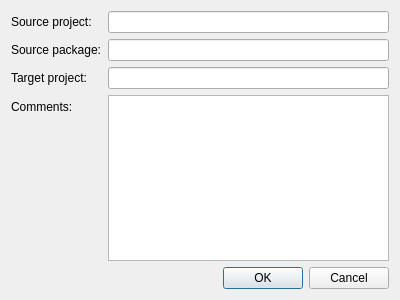
<?xml version="1.0" encoding="UTF-8"?>
<ui version="4.0">
 <class>PackageActionDialog</class>
 <widget class="QDialog" name="PackageActionDialog">
  <property name="geometry">
   <rect>
    <x>0</x>
    <y>0</y>
    <width>400</width>
    <height>300</height>
   </rect>
  </property>
  <property name="windowTitle">
   <string>Unknown action</string>
  </property>
  <layout class="QVBoxLayout" name="verticalLayout">
   <item>
    <layout class="QFormLayout" name="formLayout">
     <item row="0" column="0">
      <widget class="QLabel" name="label">
       <property name="text">
        <string>Source project:</string>
       </property>
      </widget>
     </item>
     <item row="0" column="1">
      <widget class="QLineEdit" name="sourceProjectLineEdit"/>
     </item>
     <item row="1" column="0">
      <widget class="QLabel" name="label_2">
       <property name="text">
        <string>Source package:</string>
       </property>
      </widget>
     </item>
     <item row="1" column="1">
      <widget class="QLineEdit" name="sourcePackageLineEdit"/>
     </item>
     <item row="2" column="0">
      <widget class="QLabel" name="label_3">
       <property name="text">
        <string>Target project:</string>
       </property>
      </widget>
     </item>
     <item row="2" column="1">
      <widget class="QLineEdit" name="targetProjectLineEdit"/>
     </item>
     <item row="3" column="1">
      <widget class="QPlainTextEdit" name="commentPlainTextEdit"/>
     </item>
     <item row="3" column="0">
      <widget class="QLabel" name="label_4">
       <property name="text">
        <string>Comments:</string>
       </property>
      </widget>
     </item>
    </layout>
   </item>
   <item>
    <widget class="QDialogButtonBox" name="buttonBox">
     <property name="orientation">
      <enum>Qt::Horizontal</enum>
     </property>
     <property name="standardButtons">
      <set>QDialogButtonBox::Cancel|QDialogButtonBox::Ok</set>
     </property>
    </widget>
   </item>
  </layout>
 </widget>
 <resources/>
 <connections>
  <connection>
   <sender>buttonBox</sender>
   <signal>rejected()</signal>
   <receiver>PackageActionDialog</receiver>
   <slot>reject()</slot>
   <hints>
    <hint type="sourcelabel">
     <x>316</x>
     <y>260</y>
    </hint>
    <hint type="destinationlabel">
     <x>286</x>
     <y>274</y>
    </hint>
   </hints>
  </connection>
 </connections>
</ui>
